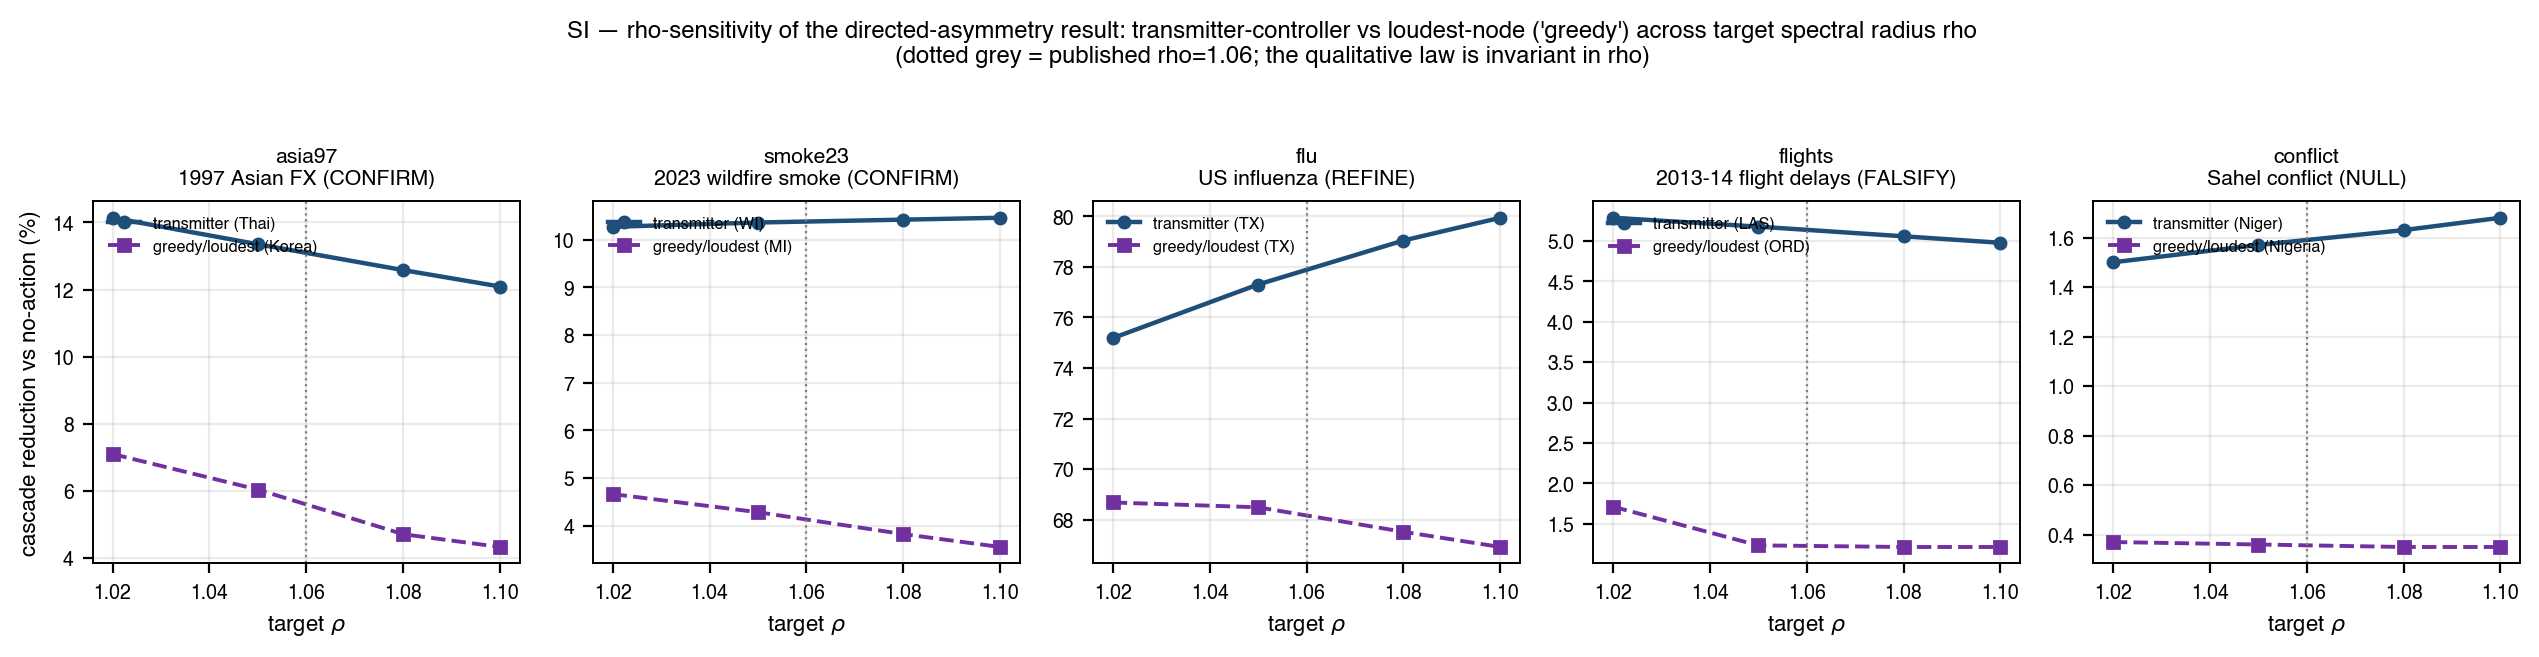

Write the Python code that produced this figure.
"""
SI: rho-SENSITIVITY of the directed-asymmetry result across all five transfer twins.

For each twin we reconstruct (M -> Phi0, c0, Sig0, NET, S0, names) EXACTLY as its own transfer
script does (same fetch/cache, same fit_var_nonneg(ridge=5e-2), same DY connectedness, same local
interdiction simulator). We then sweep target_rho in {1.02, 1.05, 1.08, 1.10} through the same
`rescale(Phi0, rho)` step the scripts use, and record for each rho:
  - transmitter-controller cascade reduction %   (red['transmitter'], NET-weighted allocation)
  - loudest-node 'greedy' cascade reduction %     (red['greedy'])
  - their ratio transmitter/greedy.

The KEY claim tested: the QUALITATIVE law (confirms: transmitter > greedy; null/falsify: both near
the noise floor) is INVARIANT across rho even though absolute magnitudes change with rho.

Run: /tmp/lsa_venv/bin/python3 si_rho_sensitivity.py
"""
import sys, json, io, zipfile, urllib.request, time
import numpy as np, pandas as pd
from pathlib import Path
sys.path.insert(0, str(Path(__file__).parent.parent / "pilot_cross_tier"))
import lsa_capstone as L
import matplotlib; matplotlib.use("Agg")
import matplotlib.pyplot as plt
matplotlib.rcParams.update({"font.family": "sans-serif", "font.sans-serif": ["Helvetica", "Arial", "DejaVu Sans"],
    "font.size": 8, "axes.titlesize": 8.5, "axes.labelsize": 8, "xtick.labelsize": 7, "ytick.labelsize": 7,
    "legend.fontsize": 7, "axes.linewidth": 0.7, "savefig.dpi": 300})
CRIT, STEEL, GREEN, PURPLE, GREY, GOLD, TEAL = "#c00000", "#1f4e78", "#2e8b57", "#7030a0", "#7f7f7f", "#d4a017", "#138086"
BASE = Path(__file__).parent
RHOS = [1.02, 1.05, 1.08, 1.10]

# ============================================================================ shared simulator (IDENTICAL across scripts)
# These five helpers are byte-identical in all five transfer scripts; the per-twin pieces that differ are
# (a) the random-seed offset in interdict (30/20/40/20/20) and (b) the S0 floor / mean basis. We pass both in.
def project(a, x, B): a = np.clip(a, 0, x); s = a.sum(); return a * (B / s) if s > B else a
def stepf(Phi, c, x, a, rng): return np.clip(Phi @ np.clip(x - a, 0, None) + c + 0.05 * rng.standard_normal(len(x)), 0, None)
def alloc(score, x, B): w = np.clip(score, 0, None); return project(B * w / w.sum(), x, B) if w.sum() > 0 else np.zeros_like(x)
def greedy(x, B):
    a = np.zeros_like(x); rem = B
    for i in np.argsort(-x):
        g = min(x[i], rem); a[i] = g; rem -= g
        if rem <= 1e-9: break
    return a
def rescale(Phi, rho):
    ev = max(abs(np.linalg.eigvals(Phi))); return Phi * (rho / ev) if ev > 1e-6 else Phi

def interdict(Phi, c, scores, S0, seed0, B=2.0, T=16, seeds=16):
    """Replicates the local interdict() of every transfer script (greedy + score-based controllers).
    seed0 = per-script rng offset (asia97:30, smoke23:20, flu:40, flights:20, conflict:20)."""
    out = {}
    for name in ["none", "greedy"] + list(scores.keys()):
        tt = []
        for s in range(seeds):
            rng = np.random.default_rng(seed0 + s); x = S0.copy(); acc = 0.0
            for t in range(T):
                if name == "none": a = np.zeros_like(x)
                elif name == "greedy": a = greedy(x, B)
                else: a = alloc(scores[name], x, B)
                x = stepf(Phi, c, x, a, rng); acc += x.sum()
            tt.append(acc)
        out[name] = float(np.mean(tt))
    b = out["none"]; return {k: 100 * (1 - v / b) for k, v in out.items()}


# ============================================================================ per-twin reconstruction of (S, names, S0_basis, seed0)
def build_asia97():
    SER = {"DEXTHUS": "Thai", "DEXKOUS": "Korea", "DEXMAUS": "Malay", "DEXSIUS": "Singa", "DEXJPUS": "Japan",
           "DEXTAUS": "Taiwan", "DEXHKUS": "HK", "DEXINUS": "India", "DEXCHUS": "China"}
    def fred(i, tries=3):
        u = f"https://fred.stlouisfed.org/graph/fredgraph.csv?id={i}&cosd=1996-01-01&coed=1998-12-31"
        for _ in range(tries):
            try:
                df = pd.read_csv(io.StringIO(urllib.request.urlopen(u, timeout=25).read().decode()))
                df.columns = ["date", i]; df["date"] = pd.to_datetime(df["date"])
                df[i] = pd.to_numeric(df[i], errors="coerce"); return df.set_index("date")[i].dropna()
            except Exception:
                time.sleep(2)
        return None
    cols = {}
    for i, nm in SER.items():
        s = fred(i)
        if s is not None and len(s) > 400: cols[nm] = s
    FX = pd.DataFrame(cols).resample("W").last().interpolate().dropna()
    base = FX.loc["1996-01-01":"1996-12-31"].mean()
    S = (FX / base - 1.0) * 100.0
    S = S.loc["1996-06-01":"1998-12-31"]
    names = list(S.columns)
    Sv = S.values
    S0 = np.maximum(Sv.mean(0), 0.5)          # asia97 default S0
    return Sv, names, S0, 30

def build_smoke23():
    STATES = ["New York", "New Jersey", "Pennsylvania", "Connecticut", "Massachusetts", "Rhode Island", "Vermont",
              "New Hampshire", "Maine", "Ohio", "Michigan", "Illinois", "Wisconsin", "Minnesota", "Indiana", "Maryland", "Virginia"]
    z = zipfile.ZipFile(io.BytesIO(urllib.request.urlopen("https://aqs.epa.gov/aqsweb/airdata/daily_88101_2023.zip", timeout=120).read()))
    csv_name = [n for n in z.namelist() if n.endswith(".csv")][0]
    raw = pd.read_csv(z.open(csv_name), usecols=["State Name", "Date Local", "Arithmetic Mean"])
    raw = raw[raw["State Name"].isin(STATES)]
    raw["Date Local"] = pd.to_datetime(raw["Date Local"])
    daily = raw.groupby(["State Name", "Date Local"])["Arithmetic Mean"].mean().reset_index()
    P = daily.pivot(index="Date Local", columns="State Name", values="Arithmetic Mean").sort_index()
    P = P.loc["2023-05-01":"2023-07-31"].interpolate().dropna(axis=1, how="any")
    avail = [s for s in STATES if s in P.columns]; P = P[avail]
    ABBR = {"New York": "NY", "New Jersey": "NJ", "Pennsylvania": "PA", "Connecticut": "CT", "Massachusetts": "MA",
            "Rhode Island": "RI", "Vermont": "VT", "New Hampshire": "NH", "Maine": "ME", "Ohio": "OH", "Michigan": "MI",
            "Illinois": "IL", "Wisconsin": "WI", "Minnesota": "MN", "Indiana": "IN", "Maryland": "MD", "Virginia": "VA"}
    names = [ABBR.get(s, s[:3]) for s in P.columns]
    Sv = P.values
    S0 = np.maximum(Sv.mean(0), 0.5)
    return Sv, names, S0, 20

def build_flu():
    STATES = ["ca", "tx", "fl", "ny", "pa", "il", "oh", "ga", "nc", "mi", "nj", "va", "wa", "az", "ma"]
    url = "https://api.delphi.cmu.edu/epidata/fluview/?regions=" + ",".join(STATES) + "&epiweeks=201040-201920"
    r = json.load(urllib.request.urlopen(url, timeout=60))
    assert r["result"] == 1, r.get("message")
    df = pd.DataFrame(r["epidata"])[["region", "epiweek", "wili"]]
    M = df.pivot(index="epiweek", columns="region", values="wili").sort_index()
    wk = (M.index % 100)
    M = M[(wk >= 40) | (wk <= 20)]
    avail = [s for s in STATES if s in M.columns]
    M = M[avail].interpolate().dropna()
    names = [s.upper() for s in M.columns]
    Sv = M.values
    S0 = np.maximum(Sv.mean(0), 0.5)
    return Sv, names, S0, 40

def build_flights():
    # cached panel (days x airports), volume-ordered columns, written by flights_transfer.py
    df = pd.read_csv("/tmp/lsa_flights/flights_panel.csv", index_col=0)
    names = list(df.columns)
    Sv = df.values
    S0 = np.maximum(Sv.mean(0), 0.5)
    return Sv, names, S0, 20

def build_conflict():
    df = pd.read_csv("/tmp/lsa_conflict/conflict_panel.csv", index_col=0)
    names = list(df.columns)
    Sv = df.values
    S0 = np.maximum(Sv.mean(0), 0.5)
    return Sv, names, S0, 20


TWINS = [
    ("asia97",   "1997 Asian FX",      "CONFIRM",  build_asia97),
    ("smoke23",  "2023 wildfire smoke","CONFIRM",  build_smoke23),
    ("flu",      "US influenza",       "REFINE",   build_flu),
    ("flights",  "2013-14 flight delays","FALSIFY", build_flights),
    ("conflict", "Sahel conflict",     "NULL",     build_conflict),
]

results = {}
table_rows = []
for key, label, verdict_class, builder in TWINS:
    print(f"\n========== {key} ({label}, {verdict_class}) ==========")
    try:
        Sv, names, S0, seed0 = builder()
    except Exception as e:
        print(f"  FAILED to build {key}: {type(e).__name__}: {e}")
        results[key] = {"error": f"{type(e).__name__}: {e}"}
        continue
    N = len(names)
    Phi0, c0, Sig0 = L.fit_var_nonneg(Sv, ridge=5e-2)
    TO, FROM, NET, tot = L.connectedness(L.gfevd(Phi0, Sig0))
    transmitter = names[int(np.argmax(NET))]
    loudest = names[int(np.argmax(Sv.mean(0)))]
    r0 = float(max(abs(np.linalg.eigvals(Phi0))))
    scores = {"transmitter": np.clip(NET, 0, None)}
    print(f"  N={N} names={names}")
    print(f"  fitted rho(Phi0)={r0:.3f} | DY total {tot:.0f}% | transmitter={transmitter} loudest={loudest}")
    sweep = []
    for rho in RHOS:
        red = interdict(rescale(Phi0, rho), c0, scores, S0, seed0)
        tred = red["transmitter"]; gred = red["greedy"]
        ratio = tred / gred if abs(gred) > 1e-9 else float("nan")
        sweep.append({"rho": rho, "transmitter_pct": round(tred, 2), "greedy_pct": round(gred, 2),
                      "ratio": (round(ratio, 2) if np.isfinite(ratio) else None)})
        table_rows.append({"twin": key, "label": label, "verdict_class": verdict_class, "rho": rho,
                           "transmitter_pct": round(tred, 2), "greedy_pct": round(gred, 2),
                           "ratio": (round(ratio, 2) if np.isfinite(ratio) else None),
                           "transmitter_node": transmitter, "loudest_node": loudest})
        rr = f"{ratio:.2f}" if np.isfinite(ratio) else "nan"
        print(f"  rho={rho:.2f}:  transmitter={tred:6.2f}%   greedy={gred:6.2f}%   ratio={rr}")
    results[key] = {"label": label, "verdict_class": verdict_class, "names": names,
                    "transmitter_node": transmitter, "loudest_node": loudest,
                    "dy_total_pct": round(float(tot), 1), "fitted_rho_Phi0": round(r0, 4),
                    "sweep": sweep}

# ============================================================================ save JSON
out = {"description": "rho-sensitivity of directed-asymmetry (transmitter vs greedy interdiction) across five transfer twins",
       "rhos": RHOS, "method": "per-twin reconstruction matches each *_transfer.py exactly; rescale(Phi0,rho)+local interdict",
       "twins": results, "table": table_rows}
json.dump(out, open(BASE / "si_rho_sensitivity.json", "w"), indent=2)
print("\nsaved -> si_rho_sensitivity.json")
_failed = [k for k in results if "error" in results[k]]
if _failed:
    print("\n*** WARNING: %d/%d twins FAILED to build (%s). The figure below is INCOMPLETE -- run "
          "flights_transfer.py and conflict_transfer.py first to populate /tmp/lsa_flights and /tmp/lsa_conflict. ***"
          % (len(_failed), len(TWINS), _failed))

# ============================================================================ figure: transmitter vs greedy across rho, one panel per twin
ok = [k for k, *_ in TWINS if k in results and "error" not in results[k]]
n = len(ok)
fig, axes = plt.subplots(1, n, figsize=(2.55 * n, 3.1), sharex=True)
if n == 1: axes = [axes]
for ax, key in zip(axes, ok):
    r = results[key]
    rhos = [s["rho"] for s in r["sweep"]]
    tr = [s["transmitter_pct"] for s in r["sweep"]]
    gr = [s["greedy_pct"] for s in r["sweep"]]
    ax.plot(rhos, tr, "o-", color=STEEL, lw=1.6, ms=4, label=f"transmitter ({r['transmitter_node']})")
    ax.plot(rhos, gr, "s--", color=PURPLE, lw=1.4, ms=4, label=f"greedy/loudest ({r['loudest_node']})")
    ax.axvline(1.06, color=GREY, ls=":", lw=0.8)
    ax.set_title(f"{key}\n{r['label']} ({r['verdict_class']})", fontsize=7.6)
    ax.set_xlabel(r"target $\rho$"); ax.grid(alpha=.25)
    ax.legend(fontsize=5.8, loc="upper left", frameon=False)
axes[0].set_ylabel("cascade reduction vs no-action (%)")
fig.suptitle("SI — rho-sensitivity of the directed-asymmetry result: transmitter-controller vs loudest-node ('greedy') "
             "across target spectral radius rho\n(dotted grey = published rho=1.06; the qualitative law is invariant in rho)",
             fontsize=8.6, fontweight="bold", y=1.04)
fig.tight_layout()
fig.savefig(BASE / "si_rho_sensitivity.pdf", bbox_inches="tight")
fig.savefig(BASE / "si_rho_sensitivity.png", dpi=200, bbox_inches="tight")
print("figure -> si_rho_sensitivity.pdf/.png")
